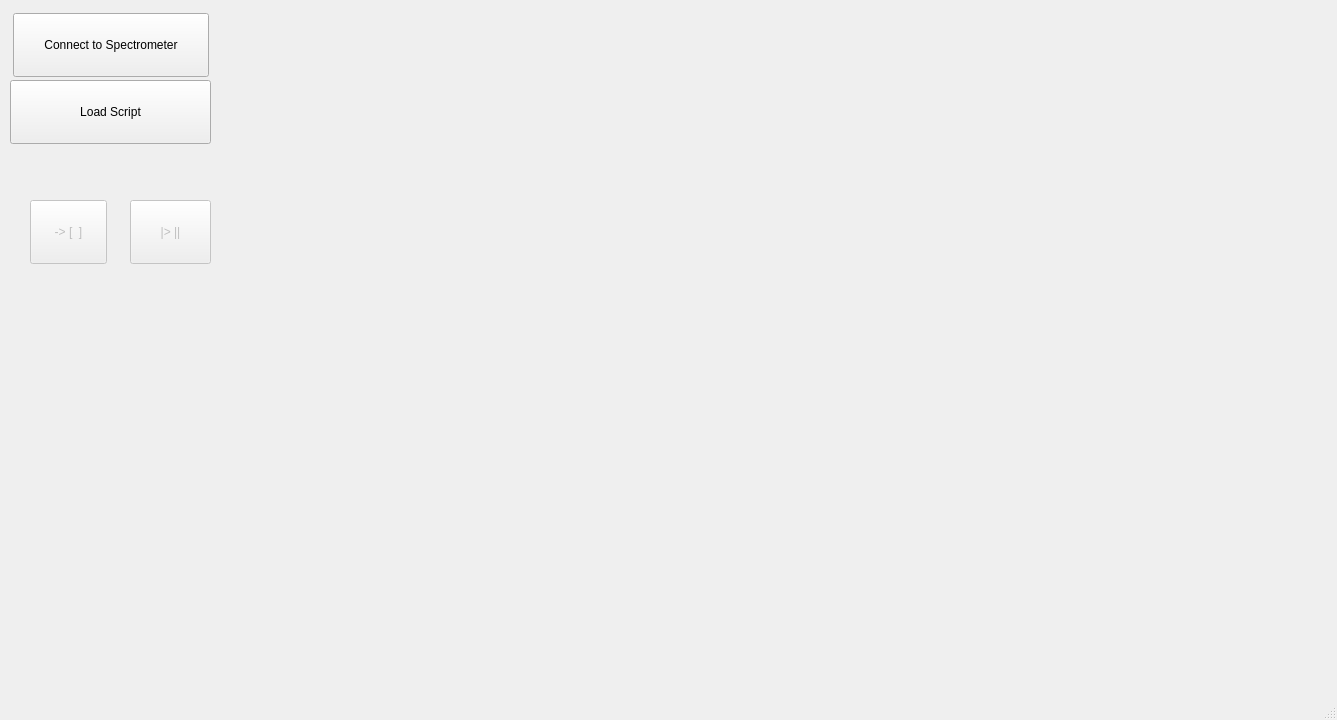
<?xml version="1.0" encoding="UTF-8"?>
<ui version="4.0">
 <class>EMRE</class>
 <widget class="QMainWindow" name="EMRE">
  <property name="geometry">
   <rect>
    <x>0</x>
    <y>0</y>
    <width>1337</width>
    <height>720</height>
   </rect>
  </property>
  <property name="windowTitle">
   <string>EMRE</string>
  </property>
  <property name="windowIcon">
   <iconset>
    <normaloff>../../icons/EMRE.png</normaloff>../../icons/EMRE.png</iconset>
  </property>
  <widget class="QWidget" name="centralwidget">
   <widget class="QPushButton" name="load_script_btn">
    <property name="enabled">
     <bool>true</bool>
    </property>
    <property name="geometry">
     <rect>
      <x>10</x>
      <y>80</y>
      <width>201</width>
      <height>64</height>
     </rect>
    </property>
    <property name="minimumSize">
     <size>
      <width>0</width>
      <height>64</height>
     </size>
    </property>
    <property name="maximumSize">
     <size>
      <width>255</width>
      <height>16777215</height>
     </size>
    </property>
    <property name="text">
     <string>Load Script</string>
    </property>
   </widget>
   <widget class="QPushButton" name="connect_btn">
    <property name="enabled">
     <bool>true</bool>
    </property>
    <property name="geometry">
     <rect>
      <x>13</x>
      <y>13</y>
      <width>196</width>
      <height>64</height>
     </rect>
    </property>
    <property name="minimumSize">
     <size>
      <width>0</width>
      <height>64</height>
     </size>
    </property>
    <property name="maximumSize">
     <size>
      <width>255</width>
      <height>16777215</height>
     </size>
    </property>
    <property name="text">
     <string>Connect to Spectrometer</string>
    </property>
   </widget>
   <widget class="QPushButton" name="run_btn">
    <property name="enabled">
     <bool>false</bool>
    </property>
    <property name="geometry">
     <rect>
      <x>130</x>
      <y>200</y>
      <width>81</width>
      <height>64</height>
     </rect>
    </property>
    <property name="minimumSize">
     <size>
      <width>0</width>
      <height>64</height>
     </size>
    </property>
    <property name="maximumSize">
     <size>
      <width>90</width>
      <height>16777215</height>
     </size>
    </property>
    <property name="text">
     <string>|&gt; ||</string>
    </property>
    <property name="checkable">
     <bool>true</bool>
    </property>
   </widget>
   <widget class="QPushButton" name="par_to_hw_btn">
    <property name="enabled">
     <bool>false</bool>
    </property>
    <property name="geometry">
     <rect>
      <x>30</x>
      <y>200</y>
      <width>77</width>
      <height>64</height>
     </rect>
    </property>
    <property name="minimumSize">
     <size>
      <width>0</width>
      <height>64</height>
     </size>
    </property>
    <property name="maximumSize">
     <size>
      <width>90</width>
      <height>16777215</height>
     </size>
    </property>
    <property name="text">
     <string>-&gt; [  ]</string>
    </property>
    <property name="checkable">
     <bool>true</bool>
    </property>
   </widget>
  </widget>
  <widget class="QMenuBar" name="menubar">
   <property name="geometry">
    <rect>
     <x>0</x>
     <y>0</y>
     <width>1337</width>
     <height>24</height>
    </rect>
   </property>
  </widget>
  <widget class="QStatusBar" name="statusbar">
   <property name="enabled">
    <bool>true</bool>
   </property>
   <property name="sizeGripEnabled">
    <bool>true</bool>
   </property>
  </widget>
 </widget>
 <resources/>
 <connections/>
</ui>
